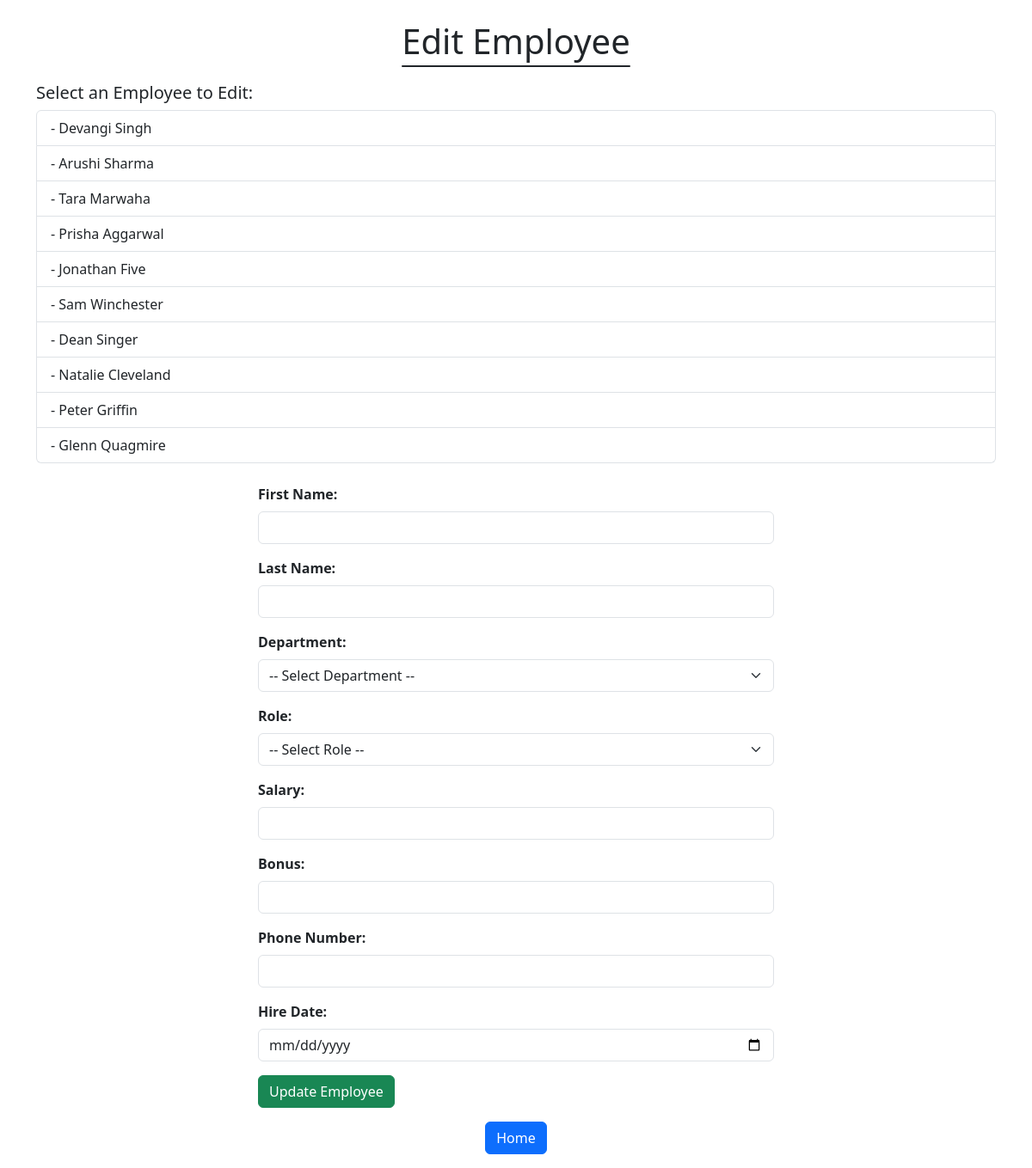
The page /emp/update-emp/ on the database as committed earlier.
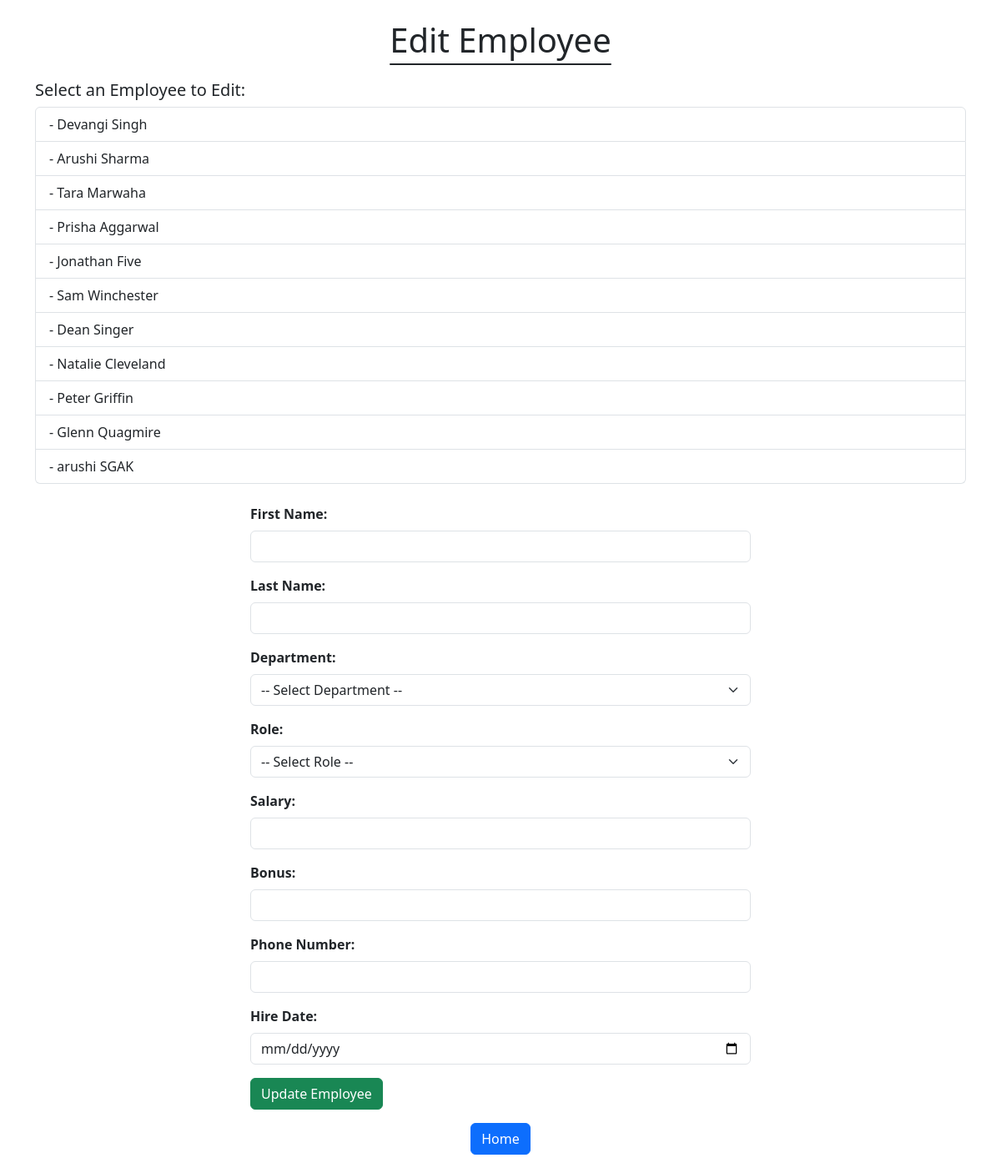
The same page on the database as committed later.
### emp_app/models.py (models this page shows, shortened)
class Employee(models.Model):
    emp_id = models.AutoField(primary_key=True)
    first_name = models.CharField(max_length=50, null=False)
    last_name = models.CharField(max_length=50)
    dept = models.ForeignKey(Department, on_delete=models.CASCADE)
    salary = models.IntegerField(default=0)
    bonus = models.IntegerField(default=0)
    role = models.ForeignKey(Role, on_delete=models.CASCADE)
    phone_num = models.IntegerField(default=0)
    hire_date = models.DateField()

### emp_app/views.py (the view, shortened to what this page needs)
# urls.py: path('emp/update-emp/', views.updateEmp, name='update-emp'),
def updateEmp(request):
    all_depts = Department.objects.all()
    all_roles = Role.objects.all()
    all_emps = Employee.objects.all()
    context = {
        'dept': all_depts,
        'role': all_roles,
        'employees': all_emps,
    }
    return render(request, 'edit_emp.html', context)

### emp_app/templates/edit_emp.html (shortened to what this page needs)
<!doctype html>
<html lang="en">
  <head>
    <link href="https://cdn.jsdelivr.net/npm/bootstrap@5.3.0-alpha1/dist/css/bootstrap.min.css" rel="stylesheet">
  </head>
  <body>
    <h1 class="text-center my-4 OEMS">Edit Employee</h1>
    <div class="container mb-4">
      <h5>Select an Employee to Edit:</h5>
      <ul class="list-group">
        {% for emp in employees %}
          <li class="list-group-item emp-list-item"
              data-id="{{emp.emp_id}}"
              data-firstname="{{ emp.first_name }}"
              data-lastname="{{ emp.last_name }}"
              data-dept="{{ emp.dept.id }}"
              data-role="{{ emp.role.id }}"
              data-salary="{{ emp.salary }}"
              data-bonus="{{ emp.bonus }}"
              data-phone="{{ emp.phone_num }}"
              data-hiredate="{{ emp.hire_date|date:'Y-m-d' }}">
            {{ emp.id }} - {{ emp.first_name }} {{ emp.last_name }}
          </li>
        {% endfor %}
      </ul>
    </div>
    <div class="form-container">
      <form method="POST" action="/edit-emp/">
        <div class="mb-3">
          <label for="first_name" class="form-label">First Name:</label>
          <input type="text" class="form-control" name="first_name" id="first_name" required>
        </div>
        <div class="mb-3">
          <label for="last_name" class="form-label">Last Name:</label>
          <input type="text" class="form-control" name="last_name" id="last_name" required>
        </div>
        <div class="mb-3">
          <label for="department" class="form-label">Department:</label>
          <select name="department" id="department" class="form-select" required>
            <option value="">-- Select Department --</option>
          </select>
        </div>
        <div class="mb-3">
          <label for="role" class="form-label">Role:</label>
          <select name="role" id="role" class="form-select" required>
            <option value="">-- Select Role --</option>
          </select>
        </div>
        <div class="mb-3">
          <label for="salary" class="form-label">Salary:</label>
          <input type="number" class="form-control" name="salary" id="salary" required>
        </div>
        <div class="mb-3">
          <label for="bonus" class="form-label">Bonus:</label>
          <input type="number" class="form-control" name="bonus" id="bonus" required>
        </div>
        <div class="mb-3">
          <label for="phone_number" class="form-label">Phone Number:</label>
          <input type="text" class="form-control" name="phone_number" id="phone_number" required>
        </div>
        <div class="mb-3">
          <label for="hire_date" class="form-label">Hire Date:</label>
          <input type="date" class="form-control" name="hire_date" id="hire_date" required>
        </div>
        <button type="submit" class="btn btn-success">Update Employee</button>
        <div class="text-center my-3">
          <a href="{% url 'index' %}" class="btn btn-primary">Home</a>
        </div>
      </form>
    </div>
  </body>
</html>

Rows that differ between the two databases and show on the page:
added Employee: first_name "arushi", last_name "SGAK"
